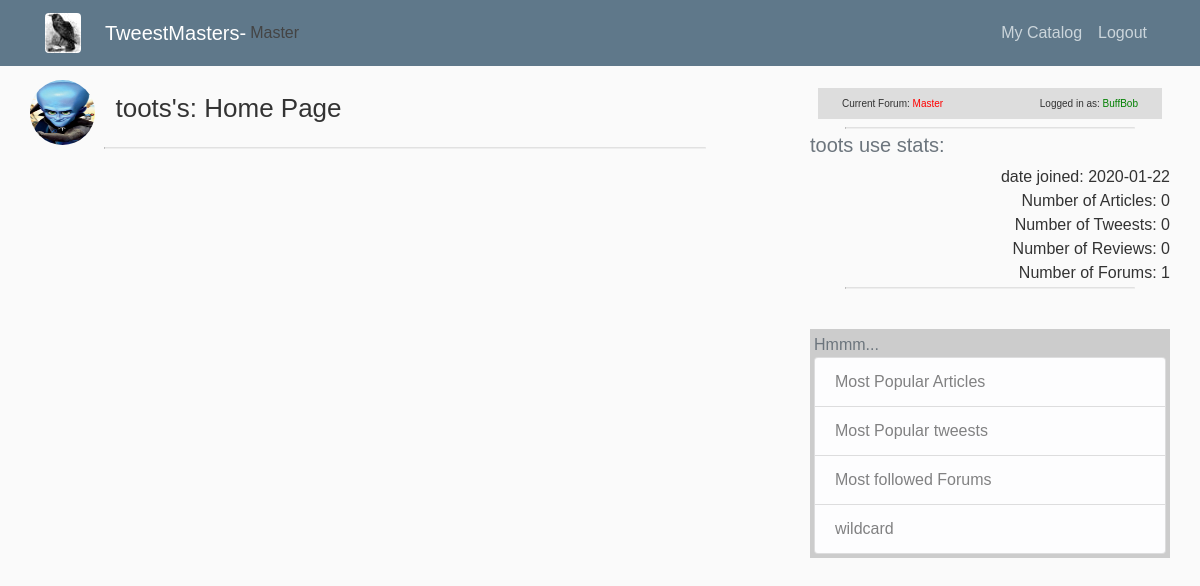
The page /user/4 (signed in) on the database its author committed.
### tweestmaster/models.py (models this page shows, shortened)
class Forum(db.Model, UserMixin):
    id = db.Column(db.Integer, primary_key=True)
    name = db.Column(db.String(50),  nullable=False, unique=True)
    description = db.Column(db.String(200), nullable=False)
    picture = db.Column(db.String(100), nullable=False, default='site_images/default_landscape.jpg')
    date_created = db.Column(db.DateTime, nullable=False, default=datetime.utcnow)
    is_private = db.Column(db.Boolean, nullable=False, default=False)
    leader_id = db.Column(db.Integer, db.ForeignKey('user.id'), nullable=False)
    articles = db.relationship("Article", backref='article_forum',lazy=True)
    tweests = db.relationship("Tweest", backref='tweest_forum', lazy=True)
    reviews = db.relationship("Review", backref="review_forum")

class User(db.Model, UserMixin):
    id = db.Column(db.Integer, primary_key=True)
    username = db.Column(db.String(30), nullable=False, unique=True)
    email = db.Column(db.String(100), nullable=False, unique=True)
    password = db.Column(db.String(40), nullable=False)
    image_file = db.Column(db.String(50), nullable=False, default='default.png')
    date_created = db.Column(db.DateTime, nullable=False, default=datetime.utcnow)
    reviews = db.relationship("Review", backref="review_user", lazy=True)
    tweests = db.relationship("Tweest", backref='tweest_user', lazy=True)
    articles = db.relationship("Article", backref="article_user")
    forums = db.relationship("Forum", secondary="memberships", lazy='subquery',
                             backref=db.backref("users", lazy=True))

### tweestmaster/users/routes.py (the view, shortened to what this page needs)
@users.route("/user/<int:id>", methods=['GET', 'POST'])
def user(id):
    huh = request.args
    sidebar_items=[]
    person_of_interest = User.query.filter(User.id==id).first()
    image_file = url_for("static", filename="profile_pics/" + person_of_interest.image_file)
    articles = person_of_interest.articles
    tweests = person_of_interest.tweests
    tweests_and_pics = [(tweest, Article.query.filter(Article.id==tweest.article_id).first().pics[0].uri) for tweest in tweests]
    reviews = person_of_interest.reviews
    forums = person_of_interest.forums
    cfn = Forum.query.filter_by(id=session.get('current_forum_id',1)).first().name
    lena = len(articles)
    flag='booger'
    if lena > 0:
        article_pics = [a.pics[0] for a in articles]
        if article_pics:
            flag='article pics'
    else:
        article_pics = []
        flag='no pictures'
    lent = len(tweests)
    lenr = len(reviews)
    lenf = len(forums)
    lengths=(lena,lent,lenr,lenf)
    if request.method == "GET":
        all_articles = Article.query.order_by(Article.date_created.desc()).all()
        sidebar_items = all_articles
    path = os.path.join(current_app.root_path, "static/raven_tn.jpg")
    have_a_user = User.query.filter_by(id=session["current_user_id"]).first() is not None
    if have_a_user:
        cun = User.query.filter_by(id=session["current_user_id"]).first().username
    else:
        cun = "no current user"
    arg_dict = {
        "image_file":image_file,
        "current_user_name":cun,
        'sidebar_data': sidebar_items,
        "forums":forums,
        "tweests_and_pics":tweests_and_pics,
        "articles":articles,
        "article_pics":article_pics,
        "reviews":reviews,
        "user_of_interst":current_user,
        "lengths":lengths,
        "flag":flag,
        "current_article":session.get('current_article_id'),
        "current_forum":session.get('current_forum_id'),
        "current_user":session.get("current_user_id"),
        "poi_date_joined":person_of_interest.date_created,
        "poi_username":person_of_interest.username,
        "current_forum_name":cfn,
        "poi_id":person_of_interest.id,
    }
    return render_template('users/users.html', id=id, data=arg_dict)

### tweestmaster/models.py (called while the page is built)
@login_manager.user_loader
def load_user(user_id):
    return User.query.get(int(user_id))

### tweestmaster/templates/users/users.html (shortened to what this page needs)
{% extends "layout-basic.html" %}
{% block main_content %}
<div>
    <div><img class="rounded-circle article-img" src="{{ data['image_file'] }}">
        <span class="headline">{{ data['poi_username'] }}'s: Home Page</span>
    </div>
</div>
<hr>
{% endblock %}
{% block sidebar_header %}
{% include "sub/stats_div.html" %}
{% include "sub/user_stats.html" %}
{% endblock %}
{% block sidebar_main %}
<div class="p-2">
</div>
{% include "sub/sidebar_links.html" %}
{% endblock %}s

### tweestmaster/templates/layout-basic.html (shortened to what this page needs)
<!DOCTYPE html>
<html>
<head>
    <link href="https://maxcdn.bootstrapcdn.com/bootstrap/4.0.0/css/bootstrap.min.css"
 rel="stylesheet">
    <link href="{{ url_for('static', filename='main.css') }}" rel="stylesheet" type="text/css">
</head>
<body class="container-fluid">
<header class="site-header">
    <nav class="navbar navbar-expand-md navbar-dark bg-steel fixed-top">
        <div class="container">
            <a class="navbar-brand mr-4" href="{{ url_for('main.home') }}">
                <img alt="Flower" class="rounded"
                     src="{{ url_for('static', filename='raven_tn.jpg')}}" title="White Flower">
            </a>
            {% if data.get('current_forum_name') is defined %}
            <a class="navbar-brand mr-1" href="{{ url_for('main.home') }}">TweestMasters- </a>
            <span class="article-title muted">{{ data.get('current_forum_name') }}</span>
            {% else %}
            <a class="navbar-brand mr-1" href="{{ url_for('main.home') }}">TweestMasters</a>
            {% endif %}
            <div class="collapse navbar-collapse" id="navbarToggle">
                {% if current_user.is_authenticated %}
                <div class="navbar-nav ml-auto">
                    <a class="nav-item nav-link"
                       href="{{ url_for('users.user', id=current_user.id) }}">My Catalog</a>
                    <a class="nav-item nav-link" href="{{ url_for('users.logout') }}">Logout</a>
                </div>
                    {% endif %}
                </div>
            </div>
    </nav>
</header>
<main class="container-fluid">
    <div class="row">
        <div class="col-md-8">
            <div>
                {% block main_content %}
                {% endblock %}
            </div>
        </div>
        <div class="col-md-4">
            <div>
                {% block sidebar_header %}
                {% endblock %}
                {% block sidebar_main %}
                {% endblock %}
            </div>
        </div>
    </div>
</main>
</body>
</html>

### tweestmaster/templates/sub/stats_div.html
<div class="m-2 p-2 article-sm-font" style="background-color:#dddddd;">
    <div class="pl-3">Current Forum: <span class="" style="color:red;">{{ data['current_forum_name'] }}</span>
    <span class="float-right pr-3">Logged in as: <span style="color:green;">{{ data['current_user_name'] }}</span></span>
</div>
</div>
<hr>

### tweestmaster/templates/sub/user_stats.html
  <h5 class='text-muted'>{{ data['poi_username'] }} use stats:</h5>
<div class = "text-right get_class">
    <div>date joined: {{ data['poi_date_joined'].strftime('%Y-%m-%d') }}</div>
    <div>Number of Articles: {{ data.get('lengths')[0] }}</div>
    <div>Number of Tweests: {{ data.get('lengths')[1] }}</div>
    <div>Number of Reviews: {{ data.get('lengths')[2] }}</div>
    <div>Number of Forums: {{ data.get('lengths')[3] }}</div>
  </div>
  <hr>

### tweestmaster/static/main.css (style rules this page uses)
body { background: #fafafa; font-family: arial; color: #333333; margin-top: 5rem; }
h1, h2, h3, h4, h5, h6 { color: #444444; }
hr { display: block; width: 80%; margin-left: auto; margin-right: auto; overflow: hidden; border-style: inset; border-width: 1px; margin-bottom:4px; margin-top:2px; color:#ccccc3; }
.bg-steel { background-color: #5f788a; }
.site-header .navbar-nav .nav-link { color: #cbd5db; }
.article-title { color: #444444; font-size: 16px; font-style: bold; }
.article-img { height: 65px; width: 65px; margin-right: 16px; }
.article-sm-font { font-size: 10px; }
.headline { font-size: 26px; }

### rows shown on the page
Forum: get "Master", current_forum_name "Master"
User: poi_username "toots", poi_date_joined "2020-01-22"
User: current_user_name "BuffBob"

### other values the page prints
{{ data.get('lengths')[0] }} "0"
{{ data.get('lengths')[1] }} "0"
{{ data.get('lengths')[2] }} "0"
{{ data.get('lengths')[3] }} "1"
